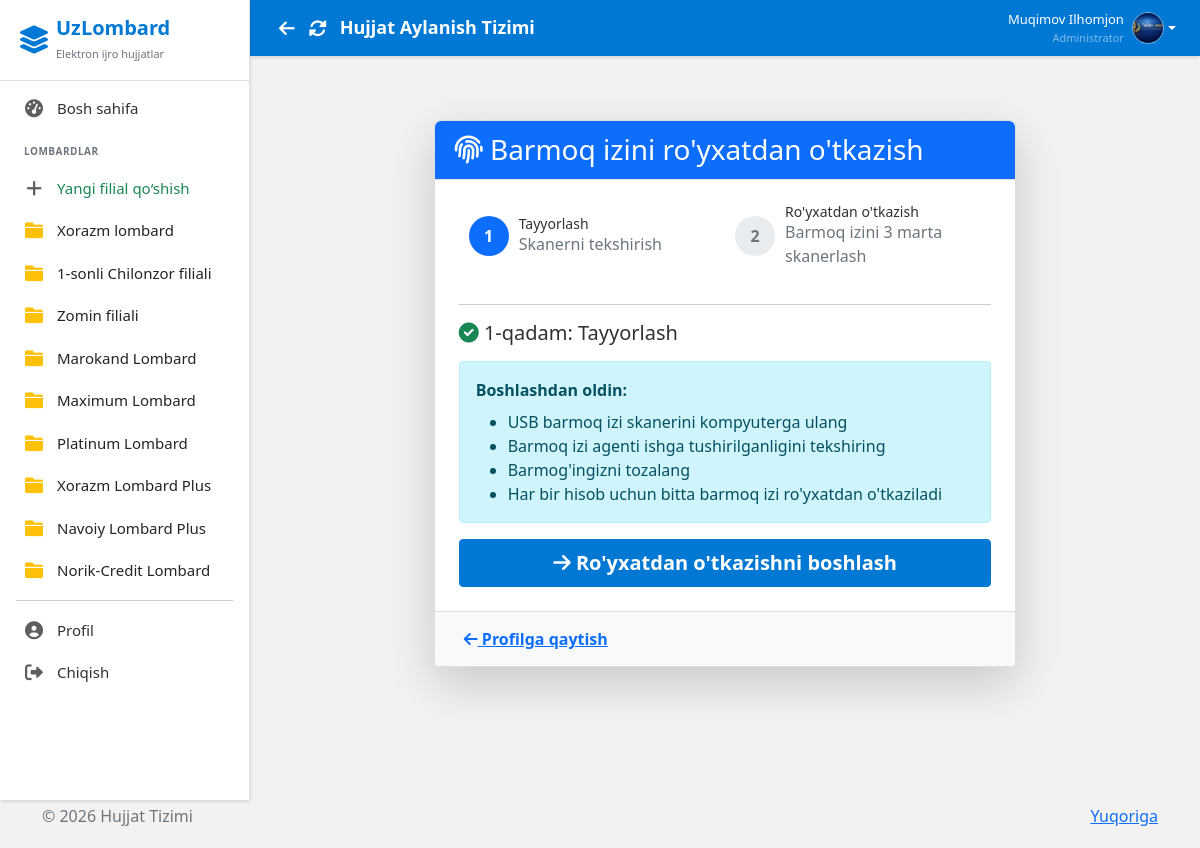
Page /profile/scanner-register/ (signed in) on the committed database.
### users/models.py (models this page shows, shortened)
class Branch(models.Model):
    name = models.CharField(max_length=100, verbose_name='Branch Name')
    created_at = models.DateTimeField(auto_now_add=True)
    class Meta:
        verbose_name = 'Branch'
        verbose_name_plural = 'Branches'

class CustomUser(AbstractUser):
    ROLE_CHOICES = (
        ('admin', 'Administrator'),
        ('employee', 'Ishchi'),
        ('director', 'Direktor'),
    )
    role = models.CharField(max_length=20, choices=ROLE_CHOICES, default='employee')
    branch = models.ManyToManyField(
        Branch,
        related_name='employees',
        blank=True
    )
    profile_image = models.ImageField(upload_to='profiles/', null=True, blank=True)
    fingerprint_enabled = models.BooleanField(default=False, verbose_name='Fingerprint Authentication Enabled')
    middle_name = models.CharField(max_length=100, blank=True, verbose_name='Otasining ismi')
    position = models.CharField(max_length=200, blank=True, verbose_name='Lavozim')
    pinfl = models.CharField(max_length=14, unique=True, null=True, blank=True, verbose_name="JSHSHIR (PINFL)")
    class Meta:
        verbose_name = 'User'
        verbose_name_plural = 'Users'

### users/views.py (the view)
# urls.py: path('profile/scanner-register/', views.scanner_register, name='scanner_register'),
@login_required
def scanner_register(request):
    return render(request, 'users/scanner_register.html')

### users/context_processors.py (called while the page is built)
def sidebar_branches(request):
    branches = Branch.objects.all()
    return {
        'sidebar_branches': branches
    }

### templates/users/scanner_register.html (shortened to what this page needs)
{% extends "base.html" %}
{% load static %}
{% block content %}
<div class="container mt-5">
    <div class="row justify-content-center">
        <div class="col-md-8">
            <div class="card shadow-lg">
                <div class="card-header bg-primary text-white">
                    <h3 class="mb-0">
                        <i class="fas fa-fingerprint"></i> Barmoq izini ro'yxatdan o'tkazish
                    </h3>
                </div>
                <div class="card-body p-4">
                    <div class="row mb-4">
                        <div class="col-md-12">
                            <div class="steps-timeline">
                                <div class="step active" id="step-1">
                                    <div class="step-number">1</div>
                                    <div class="step-content">
                                        <h5>Tayyorlash</h5>
                                        <p class="text-muted mb-0">Skanerni tekshirish</p>
                                    </div>
                                </div>
                                <div class="step" id="step-2">
                                    <div class="step-number">2</div>
                                    <div class="step-content">
                                        <h5>Ro'yxatdan o'tkazish</h5>
                                        <p class="text-muted mb-0">Barmoq izini 3 marta skanerlash</p>
                                    </div>
                                </div>
                            </div>
                        </div>
                    </div>
                    <hr>
                    <div id="preparation-phase">
                        <h5 class="mb-3">
                            <i class="fas fa-check-circle text-success"></i> 1-qadam: Tayyorlash
                        </h5>
                        <div class="alert alert-info" role="alert">
                            <strong>Boshlashdan oldin:</strong>
                            <ul class="mb-0 mt-2">
                                <li>USB barmoq izi skanerini kompyuterga ulang</li>
                                <li>Barmoq izi agenti ishga tushirilganligini tekshiring</li>
                                <li>Barmog'ingizni tozalang</li>
                                <li>Har bir hisob uchun bitta barmoq izi ro'yxatdan o'tkaziladi</li>
                            </ul>
                        </div>
                        <button type="button" class="btn btn-primary btn-lg w-100" id="start-register-btn">
                            <i class="fas fa-arrow-right"></i> Ro'yxatdan o'tkazishni boshlash
                        </button>
                    </div>
                </div>
                <div class="card-footer bg-light">
                    <a href="{% url 'profile' %}" class="btn btn-link">
                        <i class="fas fa-arrow-left"></i> Profilga qaytish
                    </a>
                </div>
            </div>
        </div>
    </div>
</div>
{% endblock %}

### templates/layouts/sidebar.html (shortened to what this page needs)
<div class="sidebar">
    <div class="sidebar-header d-flex align-items-center">
        <i class="fas fa-layer-group fs-3 me-2"></i>
        <div>
            <h5 class="mb-0 fw-bold">UzLombard</h5>
            <small class="text-secondary" style="font-size: 11px;">Elektron ijro hujjatlar</small>
        </div>
    </div>
    <div class="sidebar-menu">
        {% if user.is_authenticated %}
        {% if user.role == 'admin' %}
        <a href="{% url 'dashboard' %}"
            class="{% if request.resolver_match.url_name == 'dashboard' %}active{% endif %}">
            <i class="fas fa-tachometer-alt"></i>
            Bosh sahifa
        </a>
        <div class="mt-4 mb-2 px-4 text-uppercase fw-bold text-secondary"
            style="font-size: 10px; letter-spacing: 0.5px;">
            Lombardlar
        </div>
        <a href="{% url 'create_branch' %}" class="text-success fw-semibold">
            <i class="fas fa-plus"></i> Yangi filial qo‘shish
        </a>
        {% for branch in sidebar_branches %}
        <a href="{% url 'branch_documents' branch.id %}" class="text-dark fw-semibold">
            <i class="fas fa-folder text-warning"></i> {{ branch.name }}
        </a>
        {% endfor %}
        {% endif %}
        <hr class="mx-3 my-2" style="border-color: var(--sidebar-border);">
        <a href="{% url 'profile' %}">
            <i class="fas fa-user-circle"></i>
            Profil
        </a>
        <a href="{% url 'logout' %}" onclick="return confirm('Chiqishni istaysizmi?')">
            <i class="fas fa-sign-out-alt"></i>
            Chiqish
        </a>
        {% else %}
        <a href="{% url 'login' %}">
            <i class="fas fa-sign-in-alt"></i>
            Kirish
        </a>
        {% endif %}
    </div>
</div>

### templates/layouts/header.html (shortened to what this page needs)
<div class="header">
  <div class="d-flex align-items-center">
    <button onclick="history.back()" class="btn btn-link text-white p-1 me-1" title="Orqaga" style="font-size:18px; text-decoration:none;">
      <i class="fas fa-arrow-left"></i>
    </button>
    <button onclick="location.reload()" class="btn btn-link text-white p-1 me-2" title="Yangilash" style="font-size:18px; text-decoration:none;">
      <i class="fas fa-sync-alt"></i>
    </button>
    <h4>{% block header_title %}Hujjat Aylanish Tizimi{% endblock %}</h4>
  </div>
  {% if user.is_authenticated %}
  <div class="user-info">
    <div class="dropdown">
      <a href="#" class="d-flex align-items-center text-decoration-none dropdown-toggle text-white"
        data-bs-toggle="dropdown">
        <div class="text-end me-2 d-none d-md-block">
          <div class="fw-semibold" style="font-size: 13px;">{{ user.get_full_name }}</div>
          <div class="text-white-50" style="font-size: 11px;">{{ user.get_role_display }}</div>
        </div>
        {% if user.profile_image %}
        <img src="{{ user.profile_image.url }}" alt="Profile" class="user-avatar">
        {% else %}
        <div class="user-avatar bg-white text-primary d-flex align-items-center justify-content-center fw-bold">
          {{ user.first_name|first }}{{ user.last_name|first }}
        </div>
        {% endif %}
      </a>
    </div>
  </div>
  {% endif %}
</div>

### templates/base.html (style rules this page uses)
:root { --primary-color: #0078D4; --primary-hover: #005A9E; --primary-light: #C7E0F4; --secondary-color: #605E5C; --success-color: #107C41; --warning-color: #D83B01; --danger-color: #A4262C; --bg-body: #F3F2F1; --bg-surface: #FFFFFF; --text-primary: #323130; --text-secondary: #605E5C; --sidebar-bg: #FFFFFF; --sidebar-border: #E1DFDD; --sidebar-width: 250px; --header-height: 56px; --radius-md: 4px; --radius-lg: 6px; --shadow-sm: 0 1.6px 3.6px 0 rgba(0, 0, 0, 0.13), 0 0.3px 0.9px 0 rgba(0, 0, 0, 0.11); --shadow-md: 0 3.2px 7.2px 0 rgba(0, 0, 0, 0.13), 0 0.6px 1.8px 0 rgba(0, 0, 0, 0.11); }
* { margin: 0; padding: 0; box-sizing: border-box; }
body { font-family: 'Segoe UI', -apple-system, BlinkMacSystemFont, Roboto, 'Helvetica Neue', sans-serif; background-color: var(--bg-body); color: var(--text-primary); font-size: 16px; overflow: hidden; height: 100vh; }
.form-control, .btn { border-radius: var(--radius-md); font-family: inherit; }
.btn { font-weight: 600; box-shadow: none; transition: background-color 0.1s ease, color 0.1s ease; }
.btn-primary { background-color: var(--primary-color); border-color: var(--primary-color); }
.sidebar { position: fixed; top: 0; left: 0; height: 100vh; width: var(--sidebar-width); background: var(--sidebar-bg); color: var(--text-primary); transition: all 0.3s cubic-bezier(0.25, 0.8, 0.25, 1); z-index: 1000; box-shadow: var(--shadow-sm); border-right: 1px solid var(--sidebar-border); }
.sidebar-header { padding: 16px 20px; background: transparent; border-bottom: 1px solid var(--sidebar-border); color: var(--primary-color); }
.sidebar-menu { padding: 6px 0; }
.sidebar-menu a { display: flex; align-items: center; padding: 10px 20px; color: var(--text-primary); text-decoration: none; transition: background-color 0.1s; border-left: 3px solid transparent; font-weight: 400; font-size: 15px; }
.sidebar-menu i { margin-right: 12px; width: 22px; text-align: center; font-size: 18px; color: var(--secondary-color); }
.header { background: var(--primary-color); color: white; padding: 0 24px; height: var(--header-height); min-height: var(--header-height); display: flex; justify-content: space-between; align-items: center; box-shadow: var(--shadow-sm); margin-bottom: 0; flex-shrink: 0; }
.header h4 { font-size: 18px; font-weight: 600; margin: 0; }
.user-info { display: flex; align-items: center; gap: 15px; }
.user-avatar { width: 32px; height: 32px; border-radius: 50%; object-fit: cover; border: 1px solid rgba(255, 255, 255, 0.5); }
.card { border: 1px solid var(--sidebar-border); border-radius: var(--radius-lg); box-shadow: var(--shadow-sm); margin-bottom: 12px; background: var(--bg-surface); transition: box-shadow 0.2s; }
.card-header { background: var(--bg-surface); border-bottom: 1px solid var(--sidebar-border); font-weight: 600; padding: 12px 20px; border-radius: var(--radius-lg) var(--radius-lg) 0 0 !important; color: var(--primary-color); font-size: 17px; }
.mt-4 { margin-top: 14px !important; }
.mb-4 { margin-bottom: 14px !important; }

### templates/users/scanner_register.html (style rules this page uses)
.steps-timeline { display: flex; justify-content: space-between; margin-bottom: 20px; }
.step { flex: 1; display: flex; align-items: center; gap: 10px; padding: 0 10px; }
.step-number { width: 40px; height: 40px; border-radius: 50%; background: #e9ecef; display: flex; align-items: center; justify-content: center; font-weight: bold; color: #6c757d; flex-shrink: 0; }
.step.active .step-number { background: #0d6efd; color: white; }
.step-content h5 { margin-bottom: 0; font-size: 14px; }

### rows in the picture
Branch: name "Xorazm lombard"
Branch: name "1-sonli Chilonzor filiali"
Branch: name "Zomin filiali"
Branch: name "Marokand Lombard"
Branch: name "Maximum Lombard"
Branch: name "Platinum Lombard"
Branch: name "Xorazm Lombard Plus"
Branch: name "Navoiy Lombard Plus"
Branch: name "Norik-Сredit Lombard"
CustomUser: get_full_name "Muqimov Ilhomjon", role "Administrator", profile_image (picture)
